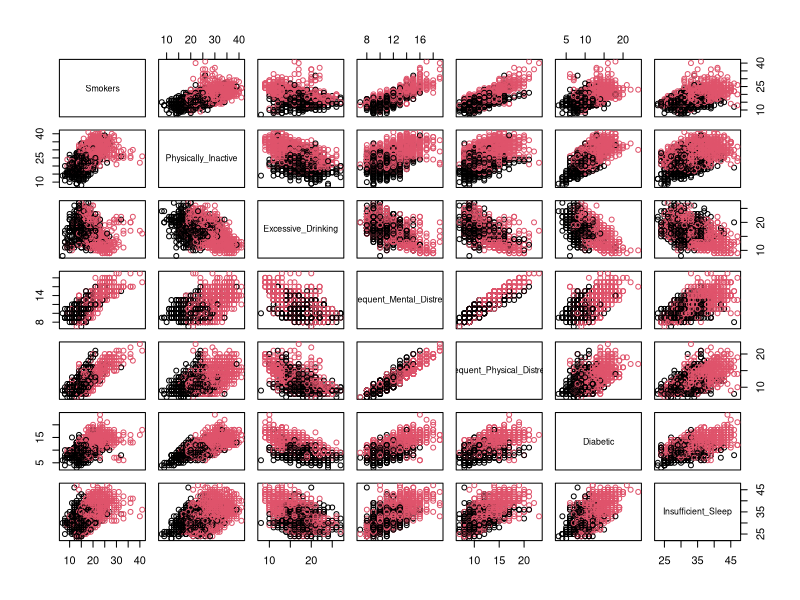
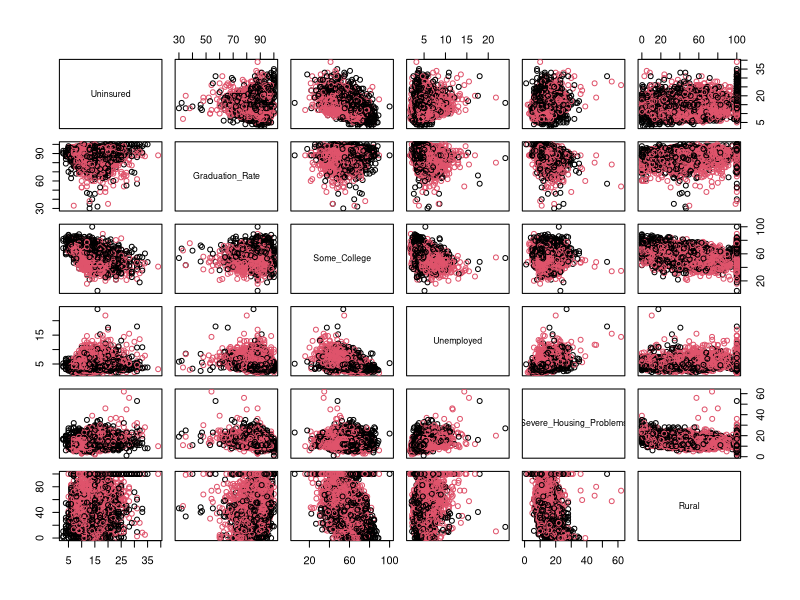
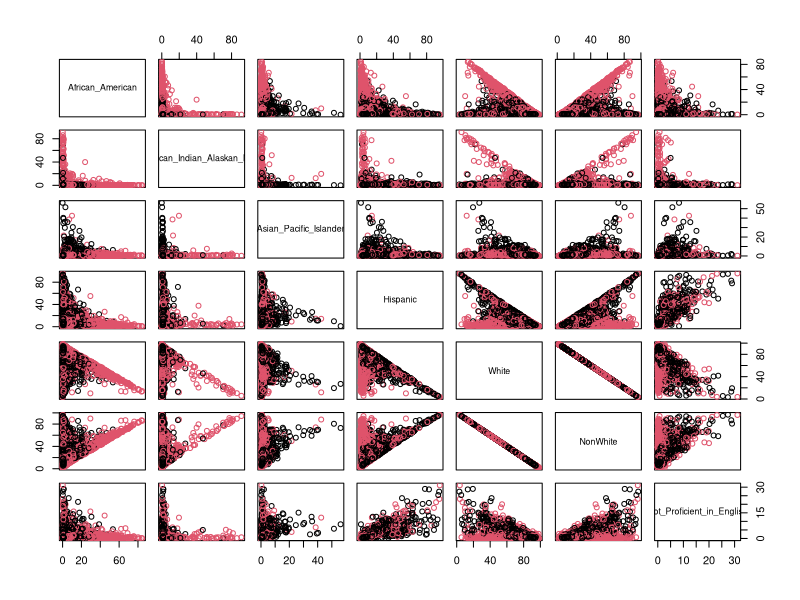
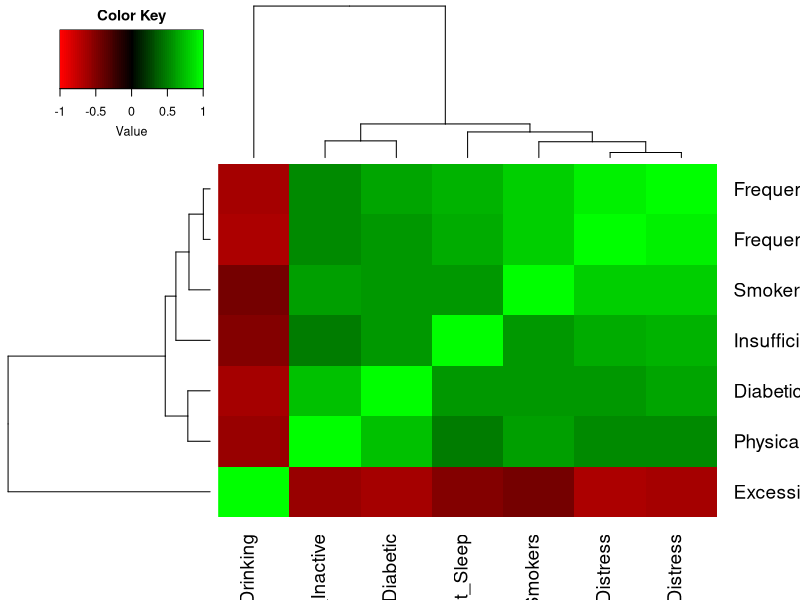
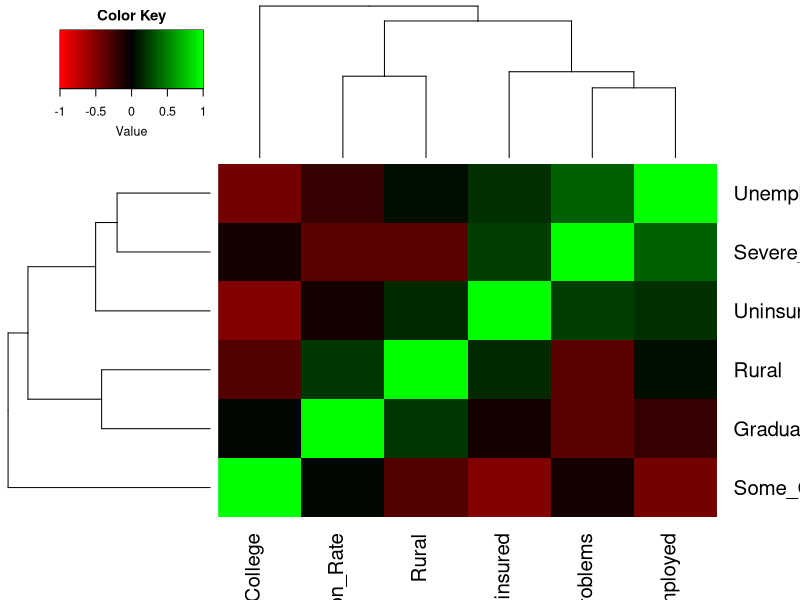
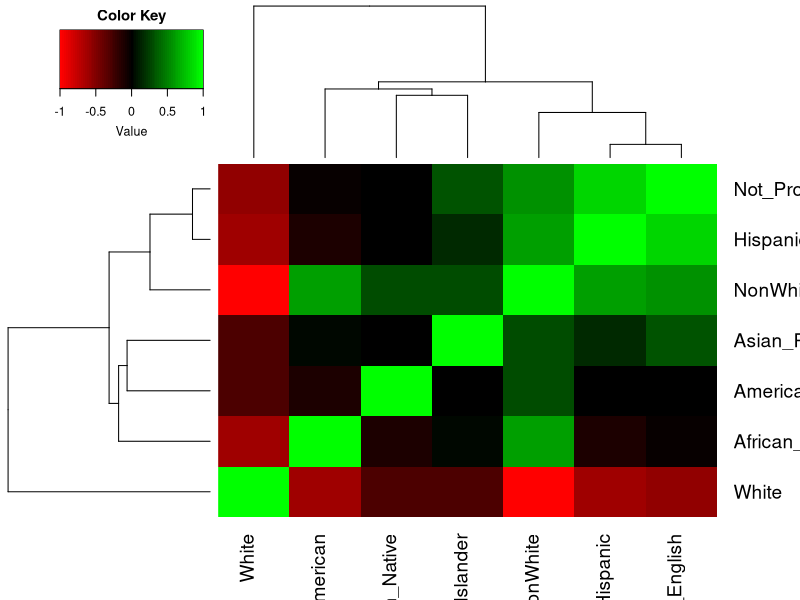
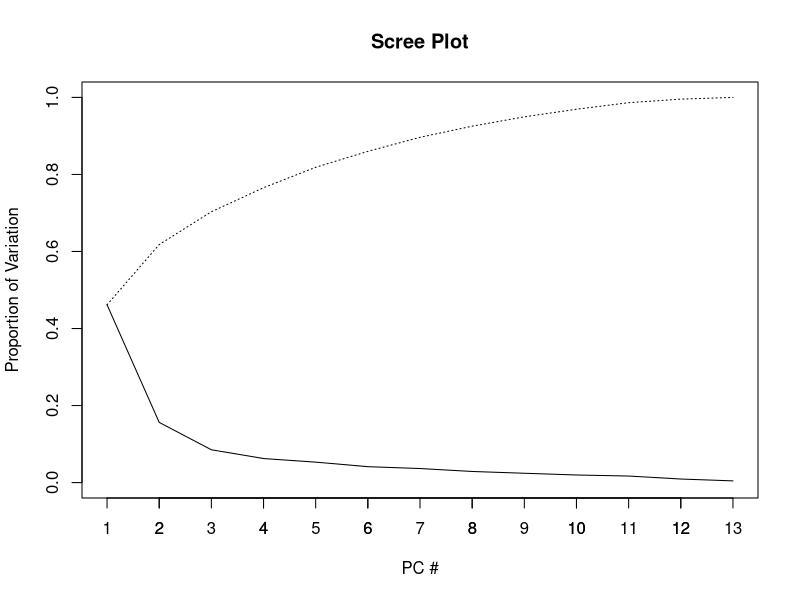
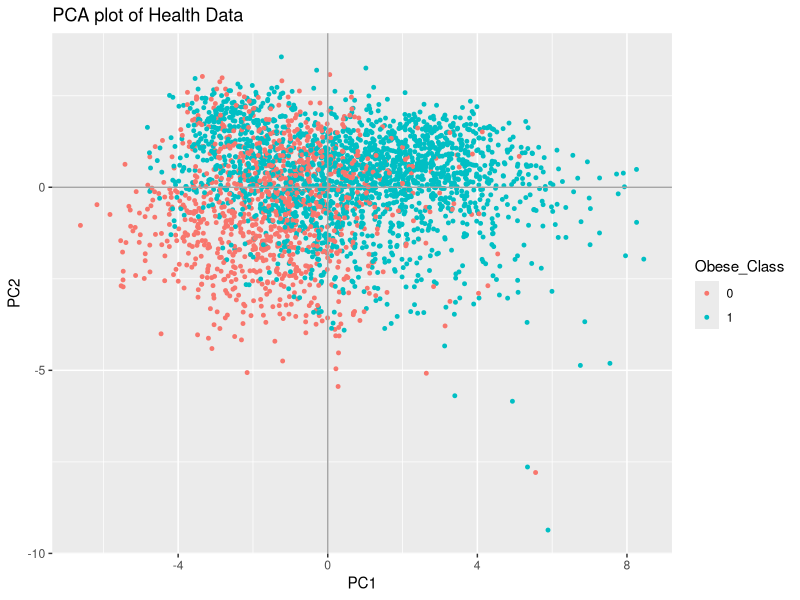

These figures' R source, in order: (Note: this script raises an error after producing the figures.)
## ---- chunk 1
knitr::opts_chunk$set(echo = TRUE)

library(Hmisc)
library(gplots)
library(ggplot2)
library(ROCR)
library(MASS)
## ---- chunk 2
# import health data
data = read.csv("./Data/CHR_Data.csv")

# show data summary to identify variables with missing data
summary(data)

# impute variables with their medians, prefer medians in the event there is any skew
data$Premature_Death_Rate <- with(data,impute(Premature_Death_Rate,median))
data$Unemployed <- with(data,impute(Unemployed,median))
data$Uninsured <- with(data,impute(Uninsured,median))
data$Graduation_Rate <- with(data,impute(Graduation_Rate))

# rescale Premature_Death_Rate so min value = 2.947 vs 2947, just a preference so it's not scaled so diff from predictors
data$Premature_Death_Rate <- data$Premature_Death_Rate/1000

# create Obese Binary Classification
data$Obese_Class <- 1
data[data$Obese < 30, "Obese_Class"] <- 0
data$Obese_Class <- as.factor(as.character(data$Obese_Class))

# add non-white variable
data$NonWhite <- 100-data$White 

# -- create new data set with obese_class first --
data2 <- data[,c(25,5,7:23,26,24)]

# scatter matrices, with Obese at the top
pairs(data2[,c(2:8)],col=data$Obese_Class)   # personal physical conditions
pairs(data2[,c(9:14)],col=data$Obese_Class)  # education, living
pairs(data2[,c(15:21)],col=data$Obese_Class) # race, language

# predictor heatmap correlations
cor1 <- cor(data2[,2:8])
cor2 <- cor(data2[,9:14])
cor3 <- cor(data2[,15:21])

heatmap.2(cor1,col=redgreen(75), 
          density.info="none", trace="none", dendrogram=c("both"), 
          symm=F,symkey=T,symbreaks=T, scale="none",key=T)
heatmap.2(cor2,col=redgreen(75), 
          density.info="none", trace="none", dendrogram=c("both"), 
          symm=F,symkey=T,symbreaks=T, scale="none",key=T)
heatmap.2(cor3,col=redgreen(75), 
          density.info="none", trace="none", dendrogram=c("both"), 
          symm=F,symkey=T,symbreaks=T, scale="none",key=T)
## ---- chunk 3
cov(data2[2:14]) # remove race
sum(diag(cov(data2[2:14]))) # total variance
## ---- chunk 4

# let's continue removing race variables
data2_norace <- data2[,1:14]

# PCA
dat.x <- data2_norace[,2:14]
dat.y <- data2_norace[,1]
pc.result<-prcomp(dat.x,scale.=TRUE)
pc.scores<-pc.result$x
pc.scores<-data.frame(pc.scores)
pc.scores$Obese_Class<-dat.y

#Loadings for interpretation
pc.result$rotation
## ---- chunk 5
#Scree plot
pc.eigen<-(pc.result$sdev)^2
pc.prop<-pc.eigen/sum(pc.eigen)
pc.cumprop<-cumsum(pc.prop)
plot(1:13,pc.prop,type="l",main="Scree Plot",ylim=c(0,1),xlab="PC #",ylab="Proportion of Variation")
axis(1, seq(1,13,1))
lines(1:13,pc.cumprop,lty=3)
## ---- chunk 6

#Use ggplot2 to plot pc's
ggplot(data = pc.scores, aes(x = PC1, y = PC2)) +
    geom_point(aes(col=Obese_Class), size=1)+
  geom_hline(yintercept = 0, colour = "gray65") +
    geom_vline(xintercept = 0, colour = "gray65") +
    ggtitle("PCA plot of Health Data")

ggplot(data = pc.scores, aes(x = PC1, y = PC3)) +
  geom_point(aes(col=Obese_Class), size=1)+
  geom_hline(yintercept = 0, colour = "gray65") +
  geom_vline(xintercept = 0, colour = "gray65") +
  ggtitle("PCA plot of Health Data")

ggplot(data = pc.scores, aes(x = PC1, y = PC4)) +
    geom_point(aes(col=Obese_Class), size=1)+
  geom_hline(yintercept = 0, colour = "gray65") +
    geom_vline(xintercept = 0, colour = "gray65") +
    ggtitle("PCA plot of Health Data")

ggplot(data = pc.scores, aes(x = PC1, y = PC5)) +
    geom_point(aes(col=Obese_Class), size=1)+
  geom_hline(yintercept = 0, colour = "gray65") +
    geom_vline(xintercept = 0, colour = "gray65") +
    ggtitle("PCA plot of Health Data")

ggplot(data = pc.scores, aes(x = PC1, y = PC6)) +
    geom_point(aes(col=Obese_Class), size=1)+
  geom_hline(yintercept = 0, colour = "gray65") +
    geom_vline(xintercept = 0, colour = "gray65") +
    ggtitle("PCA plot of Health Data")

ggplot(data = pc.scores, aes(x = PC1, y = PC7)) +
    geom_point(aes(col=Obese_Class), size=1)+
  geom_hline(yintercept = 0, colour = "gray65") +
    geom_vline(xintercept = 0, colour = "gray65") +
    ggtitle("PCA plot of Health Data")

ggplot(data = pc.scores, aes(x = PC1, y = PC8)) +
  geom_point(aes(col=Obese_Class), size=1)+
  geom_hline(yintercept = 0, colour = "gray65") +
  geom_vline(xintercept = 0, colour = "gray65") +
  ggtitle("PCA plot of Health Data")

ggplot(data = pc.scores, aes(x = PC1, y = PC9)) +
    geom_point(aes(col=Obese_Class), size=1)+
  geom_hline(yintercept = 0, colour = "gray65") +
    geom_vline(xintercept = 0, colour = "gray65") +
    ggtitle("PCA plot of Health Data")

ggplot(data = pc.scores, aes(x = PC1, y = PC10)) +
    geom_point(aes(col=Obese_Class), size=1)+
  geom_hline(yintercept = 0, colour = "gray65") +
    geom_vline(xintercept = 0, colour = "gray65") +
    ggtitle("PCA plot of Health Data")

ggplot(data = pc.scores, aes(x = PC1, y = PC11)) +
    geom_point(aes(col=Obese_Class), size=1)+
  geom_hline(yintercept = 0, colour = "gray65") +
    geom_vline(xintercept = 0, colour = "gray65") +
    ggtitle("PCA plot of Health Data")

ggplot(data = pc.scores, aes(x = PC1, y = PC12)) +
    geom_point(aes(col=Obese_Class), size=1)+
  geom_hline(yintercept = 0, colour = "gray65") +
    geom_vline(xintercept = 0, colour = "gray65") +
    ggtitle("PCA plot of Health Data")

ggplot(data = pc.scores, aes(x = PC1, y = PC13)) +
    geom_point(aes(col=Obese_Class), size=1)+
  geom_hline(yintercept = 0, colour = "gray65") +
    geom_vline(xintercept = 0, colour = "gray65") +
    ggtitle("PCA plot of Health Data")
## ---- chunk 7
samplesize=nrow(data2_norace)
train_percent = .75
train_indices = sample(seq(1,samplesize,length = samplesize),train_percent*samplesize) # get random indices
train = data2_norace[train_indices,] # random training data 
test = data2_norace[-train_indices,] # random test data 

lda <- lda(Obese_Class~.,data = train)
qda <- qda(Obese_Class~.,data = train)

#lda confusion matrix
lda_prd<-predict(lda, newdata = test)$class
lda_cm<-table(lda_prd,test$Obese_Class)
lda_cm

#qda confusion matrix
qda_prd<-predict(qda, newdata = test)$class
qda_cm<-table(qda_prd,test$Obese_Class)
qda_cm

#lda overall misclassification rrror rate
lda_ME<-(lda_cm[2,1]+lda_cm[1,2])/(lda_cm[1,2]+lda_cm[2,2])
lda_ME

#lda Overall Accuracy
1-lda_ME

#qda overall misclassification rrror rate
qda_ME<-(qda_cm[2,1]+qda_cm[1,2])/(qda_cm[1,2]+qda_cm[2,2])
qda_ME

#qda Overall Accuracy
1-qda_ME

#--lda ROC--
ldaprd<-predict(lda, newdata = train)$posterior
#correcting for the way lda creates predicted probabilities
ldaprd<-ldaprd[,2]

pred <- prediction(ldaprd, train$Obese_Class)
roc.perf = performance(pred, measure = "tpr", x.measure = "fpr")
auc.train <- performance(pred, measure = "auc")
auc.train <- auc.train@y.values

#Plot lda ROC
plot(roc.perf,main="LDA")
abline(a=0, b= 1) #Ref line indicating poor performance
text(x = .25, y = .75,paste("AUC = ", round(auc.train[[1]],3), sep = ""))

#--qda ROC--
qdaprd<-predict(qda, newdata = train)$posterior
#correcting for the way lda creates predicted probabilities
qdaprd<-qdaprd[,2]

pred <- prediction(qdaprd, train$Obese_Class)
roc.perf = performance(pred, measure = "tpr", x.measure = "fpr")
auc.train <- performance(pred, measure = "auc")
auc.train <- auc.train@y.values

#Plot lda ROC
plot(roc.perf,main="QDA")
abline(a=0, b= 1) #Ref line indicating poor performance
text(x = .25, y = .75,paste("AUC = ", round(auc.train[[1]],3), sep = ""))


## ---- chunk 8
#LDA run with all variables except obesity rating. 
#I should just delete this.  Lol.
library(MASS)
ldadat <- data
ldadat <- ldadat[,4:26] #Takeout id and location data
ldadat <- ldadat[,-3] #Remove obesity column from analysis
ldadat$Obese_Class <-  as.factor(as.character(ldadat[,22])) #change it to a factor
obeselda<-lda(Obese_Class~.,data=ldadat) # Run LDA on Obesity Categorical

pred<-predict(obeselda,newdata=ldadat)$class #Yielding categorical obesity response
Tonsoffun<-ldadat$Obese_Class

x<-table(pred,Tonsoffun) # Creating a confusion matrix
x
#Missclassification Error
ME<-(x[2,1]+x[1,2])/3136
ME
#Calculating overall accuracy
1-ME
